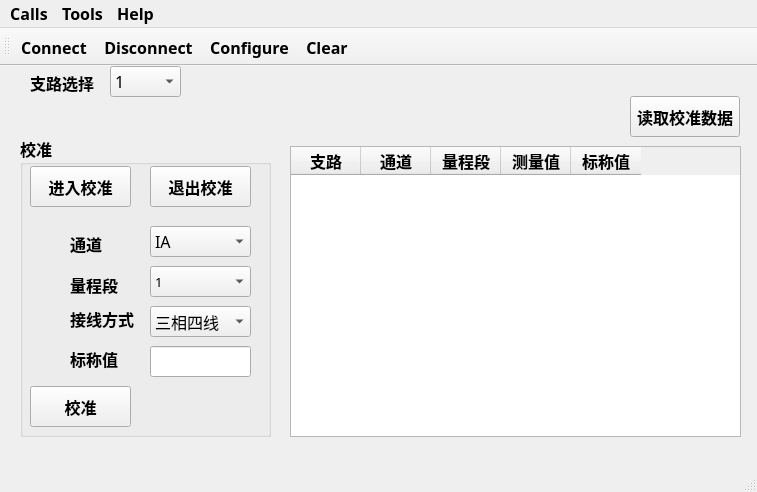
<?xml version="1.0" encoding="UTF-8"?>
<ui version="4.0">
 <class>MainWindow</class>
 <widget class="QMainWindow" name="MainWindow">
  <property name="geometry">
   <rect>
    <x>0</x>
    <y>0</y>
    <width>757</width>
    <height>492</height>
   </rect>
  </property>
  <property name="font">
   <font>
    <family>Aharoni</family>
    <pointsize>12</pointsize>
    <weight>75</weight>
    <bold>true</bold>
   </font>
  </property>
  <property name="windowTitle">
   <string>Simple Terminal</string>
  </property>
  <widget class="QWidget" name="centralWidget">
   <widget class="QGroupBox" name="groupBox">
    <property name="geometry">
     <rect>
      <x>20</x>
      <y>70</y>
      <width>251</width>
      <height>301</height>
     </rect>
    </property>
    <property name="title">
     <string>校准</string>
    </property>
    <widget class="QPushButton" name="pBt_exit">
     <property name="geometry">
      <rect>
       <x>130</x>
       <y>30</y>
       <width>101</width>
       <height>41</height>
      </rect>
     </property>
     <property name="font">
      <font>
       <family>Aharoni</family>
       <pointsize>12</pointsize>
       <weight>75</weight>
       <bold>true</bold>
      </font>
     </property>
     <property name="text">
      <string>退出校准</string>
     </property>
    </widget>
    <widget class="QPushButton" name="pBt_enter">
     <property name="geometry">
      <rect>
       <x>10</x>
       <y>30</y>
       <width>101</width>
       <height>41</height>
      </rect>
     </property>
     <property name="font">
      <font>
       <family>Aharoni</family>
       <pointsize>12</pointsize>
       <weight>75</weight>
       <bold>true</bold>
      </font>
     </property>
     <property name="text">
      <string>进入校准</string>
     </property>
    </widget>
    <widget class="QComboBox" name="cBox_chn">
     <property name="geometry">
      <rect>
       <x>130</x>
       <y>90</y>
       <width>101</width>
       <height>31</height>
      </rect>
     </property>
     <property name="font">
      <font>
       <family>楷体</family>
       <weight>50</weight>
       <bold>false</bold>
      </font>
     </property>
     <item>
      <property name="text">
       <string>IA</string>
      </property>
     </item>
     <item>
      <property name="text">
       <string>IB</string>
      </property>
     </item>
     <item>
      <property name="text">
       <string>IC</string>
      </property>
     </item>
     <item>
      <property name="text">
       <string>IN</string>
      </property>
     </item>
     <item>
      <property name="text">
       <string>UA</string>
      </property>
     </item>
     <item>
      <property name="text">
       <string>UB</string>
      </property>
     </item>
     <item>
      <property name="text">
       <string>UC</string>
      </property>
     </item>
     <item>
      <property name="text">
       <string>IABC</string>
      </property>
     </item>
     <item>
      <property name="text">
       <string>UABC</string>
      </property>
     </item>
    </widget>
    <widget class="QComboBox" name="cBox_range">
     <property name="geometry">
      <rect>
       <x>130</x>
       <y>130</y>
       <width>101</width>
       <height>31</height>
      </rect>
     </property>
     <property name="font">
      <font>
       <family>宋体</family>
       <pointsize>10</pointsize>
       <weight>50</weight>
       <bold>false</bold>
      </font>
     </property>
     <item>
      <property name="text">
       <string>1</string>
      </property>
     </item>
     <item>
      <property name="text">
       <string>2</string>
      </property>
     </item>
     <item>
      <property name="text">
       <string>3</string>
      </property>
     </item>
     <item>
      <property name="text">
       <string>4</string>
      </property>
     </item>
     <item>
      <property name="text">
       <string>5</string>
      </property>
     </item>
     <item>
      <property name="text">
       <string>6</string>
      </property>
     </item>
     <item>
      <property name="text">
       <string>7</string>
      </property>
     </item>
    </widget>
    <widget class="QComboBox" name="cBox_conn">
     <property name="geometry">
      <rect>
       <x>130</x>
       <y>170</y>
       <width>101</width>
       <height>31</height>
      </rect>
     </property>
     <property name="font">
      <font>
       <family>宋体</family>
       <pointsize>12</pointsize>
       <weight>50</weight>
       <bold>false</bold>
      </font>
     </property>
     <property name="toolTip">
      <string>&lt;html&gt;&lt;head/&gt;&lt;body&gt;&lt;p&gt;当选择&amp;quot;三相三线&amp;quot;时输入值将被乘以根3&lt;/p&gt;&lt;/body&gt;&lt;/html&gt;</string>
     </property>
     <item>
      <property name="text">
       <string>三相四线</string>
      </property>
     </item>
     <item>
      <property name="text">
       <string>三相三线</string>
      </property>
     </item>
    </widget>
    <widget class="QLineEdit" name="lEdit_value">
     <property name="geometry">
      <rect>
       <x>130</x>
       <y>210</y>
       <width>101</width>
       <height>31</height>
      </rect>
     </property>
     <property name="font">
      <font>
       <family>宋体</family>
       <weight>50</weight>
       <bold>false</bold>
      </font>
     </property>
     <property name="toolTip">
      <string>&lt;html&gt;&lt;head/&gt;&lt;body&gt;&lt;p&gt;输入值为线电压或线电流,单位(V或A)&lt;/p&gt;&lt;/body&gt;&lt;/html&gt;</string>
     </property>
    </widget>
    <widget class="QPushButton" name="pBt_calib">
     <property name="geometry">
      <rect>
       <x>10</x>
       <y>250</y>
       <width>101</width>
       <height>41</height>
      </rect>
     </property>
     <property name="font">
      <font>
       <family>Aharoni</family>
       <pointsize>12</pointsize>
       <weight>75</weight>
       <bold>true</bold>
      </font>
     </property>
     <property name="text">
      <string>校准</string>
     </property>
    </widget>
    <widget class="QLabel" name="label_2">
     <property name="geometry">
      <rect>
       <x>50</x>
       <y>97</y>
       <width>41</width>
       <height>21</height>
      </rect>
     </property>
     <property name="text">
      <string>通道</string>
     </property>
    </widget>
    <widget class="QLabel" name="label_3">
     <property name="geometry">
      <rect>
       <x>50</x>
       <y>140</y>
       <width>51</width>
       <height>18</height>
      </rect>
     </property>
     <property name="text">
      <string>量程段</string>
     </property>
    </widget>
    <widget class="QLabel" name="label_4">
     <property name="geometry">
      <rect>
       <x>50</x>
       <y>167</y>
       <width>71</width>
       <height>31</height>
      </rect>
     </property>
     <property name="text">
      <string>接线方式</string>
     </property>
    </widget>
    <widget class="QLabel" name="label_5">
     <property name="geometry">
      <rect>
       <x>50</x>
       <y>207</y>
       <width>51</width>
       <height>31</height>
      </rect>
     </property>
     <property name="text">
      <string>标称值</string>
     </property>
    </widget>
   </widget>
   <widget class="QComboBox" name="cBox_boardid">
    <property name="geometry">
     <rect>
      <x>110</x>
      <y>0</y>
      <width>71</width>
      <height>31</height>
     </rect>
    </property>
    <property name="font">
     <font>
      <family>仿宋</family>
      <weight>50</weight>
      <bold>false</bold>
     </font>
    </property>
    <item>
     <property name="text">
      <string>1</string>
     </property>
    </item>
    <item>
     <property name="text">
      <string>2</string>
     </property>
    </item>
    <item>
     <property name="text">
      <string>3</string>
     </property>
    </item>
    <item>
     <property name="text">
      <string>4</string>
     </property>
    </item>
    <item>
     <property name="text">
      <string>5</string>
     </property>
    </item>
    <item>
     <property name="text">
      <string>6</string>
     </property>
    </item>
    <item>
     <property name="text">
      <string>7</string>
     </property>
    </item>
    <item>
     <property name="text">
      <string>8</string>
     </property>
    </item>
    <item>
     <property name="text">
      <string>9</string>
     </property>
    </item>
    <item>
     <property name="text">
      <string>10</string>
     </property>
    </item>
    <item>
     <property name="text">
      <string>11</string>
     </property>
    </item>
    <item>
     <property name="text">
      <string>12</string>
     </property>
    </item>
   </widget>
   <widget class="QLabel" name="label">
    <property name="geometry">
     <rect>
      <x>30</x>
      <y>1</y>
      <width>71</width>
      <height>31</height>
     </rect>
    </property>
    <property name="font">
     <font>
      <family>Aharoni</family>
      <pointsize>12</pointsize>
      <weight>75</weight>
      <bold>true</bold>
     </font>
    </property>
    <property name="text">
     <string>支路选择</string>
    </property>
   </widget>
   <widget class="QPushButton" name="pBt_readcal">
    <property name="geometry">
     <rect>
      <x>630</x>
      <y>30</y>
      <width>110</width>
      <height>41</height>
     </rect>
    </property>
    <property name="text">
     <string>读取校准数据</string>
    </property>
   </widget>
   <widget class="QTableWidget" name="tbW_display">
    <property name="geometry">
     <rect>
      <x>290</x>
      <y>80</y>
      <width>451</width>
      <height>291</height>
     </rect>
    </property>
    <property name="rowCount">
     <number>0</number>
    </property>
    <property name="columnCount">
     <number>5</number>
    </property>
    <attribute name="horizontalHeaderDefaultSectionSize">
     <number>70</number>
    </attribute>
    <column>
     <property name="text">
      <string>支路</string>
     </property>
    </column>
    <column>
     <property name="text">
      <string>通道</string>
     </property>
    </column>
    <column>
     <property name="text">
      <string>量程段</string>
     </property>
    </column>
    <column>
     <property name="text">
      <string>测量值</string>
     </property>
    </column>
    <column>
     <property name="text">
      <string>标称值</string>
     </property>
    </column>
   </widget>
  </widget>
  <widget class="QMenuBar" name="menuBar">
   <property name="geometry">
    <rect>
     <x>0</x>
     <y>0</y>
     <width>757</width>
     <height>23</height>
    </rect>
   </property>
   <widget class="QMenu" name="menuCalls">
    <property name="title">
     <string>Calls</string>
    </property>
    <addaction name="actionConnect"/>
    <addaction name="actionDisconnect"/>
    <addaction name="separator"/>
    <addaction name="actionQuit"/>
   </widget>
   <widget class="QMenu" name="menuTools">
    <property name="title">
     <string>Tools</string>
    </property>
    <addaction name="actionConfigure"/>
    <addaction name="actionClear"/>
   </widget>
   <widget class="QMenu" name="menuHelp">
    <property name="title">
     <string>Help</string>
    </property>
    <addaction name="actionAbout"/>
   </widget>
   <addaction name="menuCalls"/>
   <addaction name="menuTools"/>
   <addaction name="menuHelp"/>
  </widget>
  <widget class="QToolBar" name="mainToolBar">
   <property name="minimumSize">
    <size>
     <width>0</width>
     <height>35</height>
    </size>
   </property>
   <attribute name="toolBarArea">
    <enum>TopToolBarArea</enum>
   </attribute>
   <attribute name="toolBarBreak">
    <bool>false</bool>
   </attribute>
   <addaction name="actionConnect"/>
   <addaction name="actionDisconnect"/>
   <addaction name="actionConfigure"/>
   <addaction name="actionClear"/>
  </widget>
  <widget class="QStatusBar" name="statusBar">
   <property name="minimumSize">
    <size>
     <width>0</width>
     <height>20</height>
    </size>
   </property>
  </widget>
  <action name="actionAbout">
   <property name="text">
    <string>&amp;About</string>
   </property>
   <property name="toolTip">
    <string>About program</string>
   </property>
   <property name="shortcut">
    <string>Alt+A</string>
   </property>
  </action>
  <action name="actionAboutQt">
   <property name="text">
    <string>About Qt</string>
   </property>
  </action>
  <action name="actionConnect">
   <property name="icon">
    <iconset resource="serial.qrc">
     <normaloff>:/images/connect.png</normaloff>:/images/connect.png</iconset>
   </property>
   <property name="text">
    <string>C&amp;onnect</string>
   </property>
   <property name="toolTip">
    <string>Connect to serial port</string>
   </property>
   <property name="shortcut">
    <string>Ctrl+O</string>
   </property>
  </action>
  <action name="actionDisconnect">
   <property name="icon">
    <iconset resource="serial.qrc">
     <normaloff>:/images/disconnect.png</normaloff>:/images/disconnect.png</iconset>
   </property>
   <property name="text">
    <string>&amp;Disconnect</string>
   </property>
   <property name="toolTip">
    <string>Disconnect from serial port</string>
   </property>
   <property name="shortcut">
    <string>Ctrl+D</string>
   </property>
  </action>
  <action name="actionConfigure">
   <property name="icon">
    <iconset resource="serial.qrc">
     <normaloff>:/images/settings.png</normaloff>:/images/settings.png</iconset>
   </property>
   <property name="text">
    <string>&amp;Configure</string>
   </property>
   <property name="toolTip">
    <string>Configure serial port</string>
   </property>
   <property name="shortcut">
    <string>Alt+C</string>
   </property>
  </action>
  <action name="actionClear">
   <property name="icon">
    <iconset resource="serial.qrc">
     <normaloff>:/images/clear.png</normaloff>:/images/clear.png</iconset>
   </property>
   <property name="text">
    <string>C&amp;lear</string>
   </property>
   <property name="toolTip">
    <string>Clear data</string>
   </property>
   <property name="shortcut">
    <string>Alt+L</string>
   </property>
  </action>
  <action name="actionQuit">
   <property name="icon">
    <iconset resource="serial.qrc">
     <normaloff>:/images/application-exit.png</normaloff>:/images/application-exit.png</iconset>
   </property>
   <property name="text">
    <string>&amp;Quit</string>
   </property>
   <property name="shortcut">
    <string>Ctrl+Q</string>
   </property>
  </action>
 </widget>
 <layoutdefault spacing="6" margin="11"/>
 <resources>
  <include location="serial.qrc"/>
 </resources>
 <connections/>
</ui>
